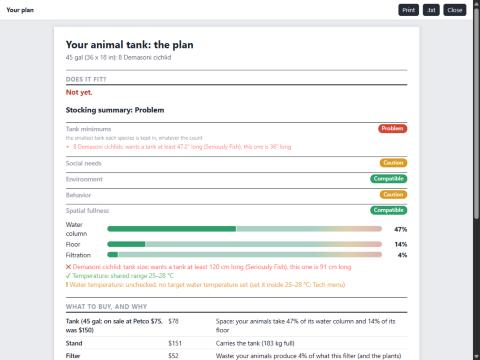
#> input picture research/audits/s243/s243-step1/step2-plan-sheet-demasoni.jpg, 480 x 360 px, given in place of A-tile.png, which was not available
$ python compose.py s243-step1/step2-plan-sheet-demasoni.jpg s243-step1/step2-stocking-screen-demasoni.jpg
#> lines starting #> are read from the running program, lines starting #| are printed output that depends on the picture; pictures that were not available may be replaced by others from this repository, and a replacement may not be noted
# Side-by-side figures: the current Fullness tile vs the proposed summary, from the headless screenshots in TMP.
import sys, textwrap
from PIL import Image, ImageDraw, ImageFont
TMP, OUT = sys.argv[1], sys.argv[2]
F = lambda n, s: ImageFont.truetype(f'C:/Windows/Fonts/{n}', s)
def pair(cur, new, title, capL, capR, out, box=(352, 38, 712, 900)):
#> called with cur = 'A-tile.png', new = 'A-mock.png', out = 'fig4-mock-A.png', box = (352, 38, 712, 700)
    a = Image.open(f'{TMP}/{cur}').convert('RGB').crop(box); b = Image.open(f'{TMP}/{new}').convert('RGB').crop(box)
#> after `a = Image.open(f'{TMP}/{cur}').convert('RGB').crop(box)`:
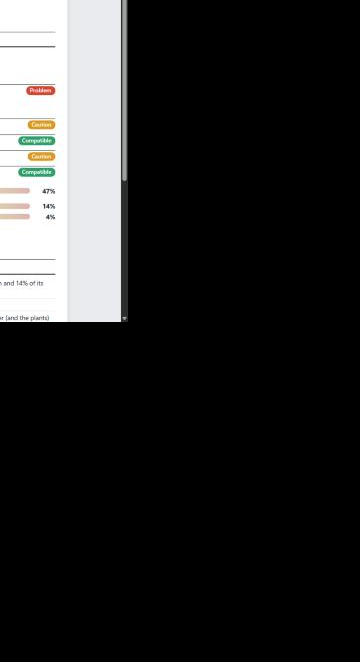
#> a: PIL image 360x662 RGB; mean R, G, B 39.8, 39.8, 39.7
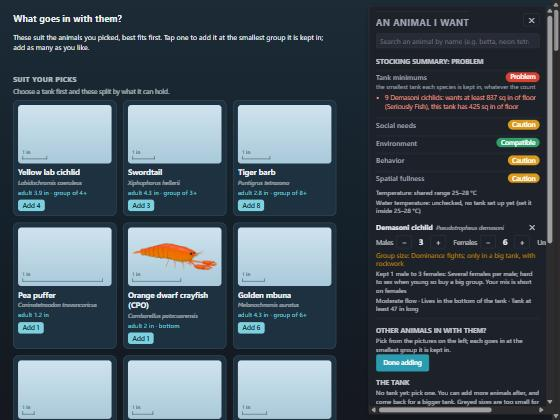
#> input picture research/audits/s243/s243-step1/step2-stocking-screen-demasoni.jpg, 560 x 420 px, given in place of A-mock.png, which was not available
#> after `b = Image.open(f'{TMP}/{new}').convert('RGB').crop(box)`:
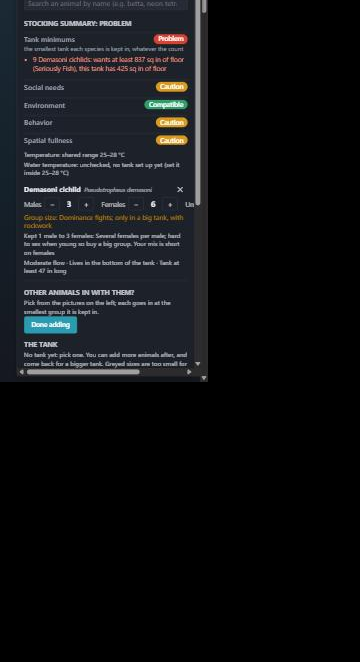
#> b: PIL image 360x662 RGB; mean R, G, B 15.6, 16.8, 18.9
    h = max(a.height, b.height); W = a.width + b.width + 60; H = h + 150
#> after `h = max(a.height, b.height)`: h = 662
#> after `W = a.width + b.width + 60`: W = 780
#> after `H = h + 150`: H = 812
    im = Image.new('RGB', (W, H), (245, 246, 248)); d = ImageDraw.Draw(im)
    d.text((20, 12), title, font=F('arialbd.ttf', 22), fill=(20, 24, 32))
    for x, cap, col in ((20, capL, (180, 40, 60)), (a.width + 40, capR, (20, 120, 80))):
        for i, line in enumerate(textwrap.wrap(cap, 44)[:4]): d.text((x, 46 + i * 19), line, font=F('arialbd.ttf', 15), fill=col)
    im.paste(a, (20, 128)); im.paste(b, (a.width + 40, 128)); im.save(f'{OUT}/{out}')
#> after `im.paste(a, (20, 128))`:
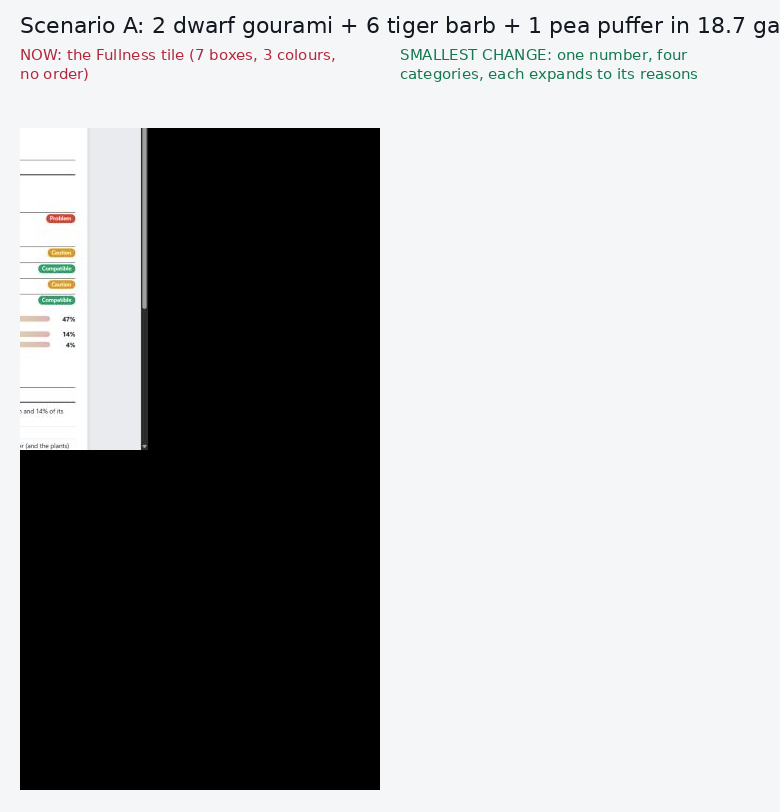
#> im: PIL image 780x812 RGB; mean R, G, B 166, 166.7, 167.8
#> after `im.paste(b, (a.width + 40, 128))`:
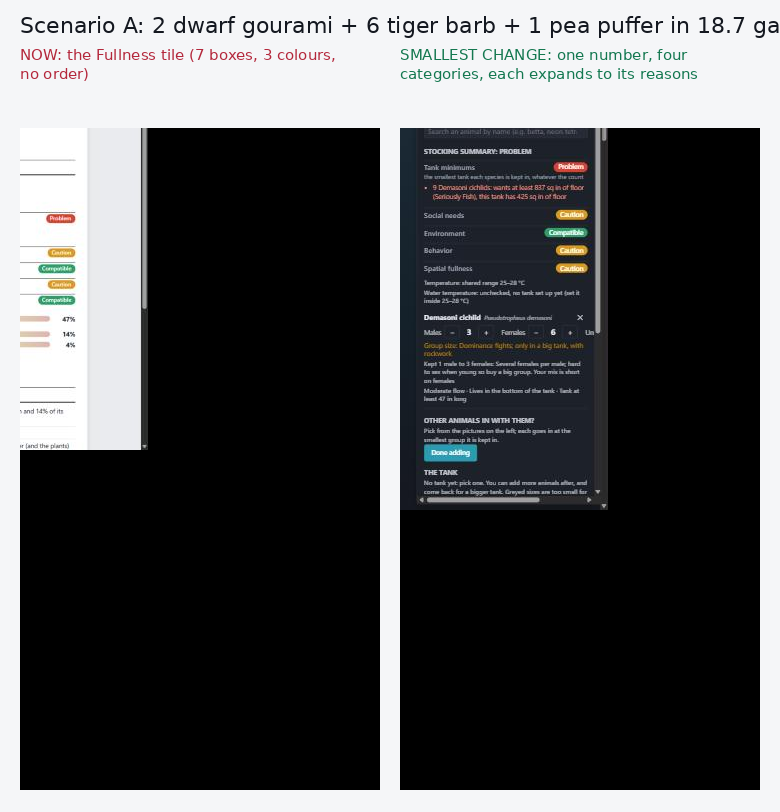
#> im: PIL image 780x812 RGB; mean R, G, B 79.7, 80.4, 81.6
pair('A-tile.png', 'A-mock.png', 'Scenario A: 2 dwarf gourami + 6 tiger barb + 1 pea puffer in 18.7 gal', 'NOW: the Fullness tile (7 boxes, 3 colours, no order)', 'SMALLEST CHANGE: one number, four categories, each expands to its reasons', 'fig4-mock-A.png', box=(352, 38, 712, 700))
pair('H-tile.png', 'H-mock.png', 'Scenario H: 8 demasoni in a 36 x 18 in tank (44.9 gal)', 'NOW: 47 % in the bar, but the minimized pill reads "Too small" instead of the number (the number and the problem fight for one slot)', 'SMALLEST CHANGE: the number stays; tank size is its own row. Note Behaviour reads Compatible only because no rule fired: demasoni dominance fights are prose, not data (gap G1)', 'fig5-mock-H.png', box=(352, 38, 712, 700))
#> (the run stopped early here; a loop or call above may not have finished)
